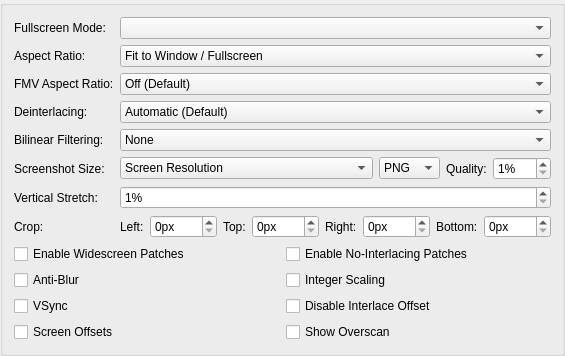
     <widget class="QGroupBox" name="gameDisplayTab">
      <attribute name="title">
       <string>Display</string>
      </attribute>
      <layout class="QFormLayout" name="formLayout_7">
       <item row="0" column="0">
        <widget class="QLabel" name="label_28">
         <property name="text">
          <string>Fullscreen Mode:</string>
         </property>
        </widget>
       </item>
       <item row="0" column="1">
        <widget class="QComboBox" name="fullscreenModes"/>
       </item>
       <item row="1" column="0">
        <widget class="QLabel" name="label_27">
         <property name="text">
          <string>Aspect Ratio:</string>
         </property>
        </widget>
       </item>
       <item row="1" column="1">
        <widget class="QComboBox" name="aspectRatio">
         <item>
          <property name="text">
           <string>Fit to Window / Fullscreen</string>
          </property>
         </item>
         <item>
          <property name="text">
           <string>Auto Standard (4:3 Interlaced / 3:2 Progressive)</string>
          </property>
         </item>
         <item>
          <property name="text">
           <string>Standard (4:3)</string>
          </property>
         </item>
         <item>
          <property name="text">
           <string>Widescreen (16:9)</string>
          </property>
         </item>
        </widget>
       </item>
       <item row="2" column="0">
        <widget class="QLabel" name="label_22">
         <property name="text">
          <string>FMV Aspect Ratio:</string>
         </property>
        </widget>
       </item>
       <item row="2" column="1">
        <widget class="QComboBox" name="fmvAspectRatio">
         <item>
          <property name="text">
           <string>Off (Default)</string>
          </property>
         </item>
         <item>
          <property name="text">
           <string>Auto Standard (4:3 Interlaced / 3:2 Progressive)</string>
          </property>
         </item>
         <item>
          <property name="text">
           <string>Standard (4:3)</string>
          </property>
         </item>
         <item>
          <property name="text">
           <string>Widescreen (16:9)</string>
          </property>
         </item>
        </widget>
       </item>
       <item row="3" column="0">
        <widget class="QLabel" name="label_23">
         <property name="text">
          <string>Deinterlacing:</string>
         </property>
        </widget>
       </item>
       <item row="3" column="1">
        <widget class="QComboBox" name="interlacing">
         <item>
          <property name="text">
           <string>Automatic (Default)</string>
          </property>
         </item>
         <item>
          <property name="text">
           <string>No Deinterlacing</string>
          </property>
         </item>
         <item>
          <property name="text">
           <string extracomment="Weave: deinterlacing method that can be translated or left as-is in English. Sawtooth: refers to the jagged effect weave deinterlacing has on motion.">Weave (Top Field First, Sawtooth)</string>
          </property>
         </item>
         <item>
          <property name="text">
           <string extracomment="Weave: deinterlacing method that can be translated or left as-is in English. Sawtooth: refers to the jagged effect weave deinterlacing has on motion.">Weave (Bottom Field First, Sawtooth)</string>
          </property>
         </item>
         <item>
          <property name="text">
           <string extracomment="Bob: deinterlacing method that refers to the way it makes video look like it's bobbing up and down.">Bob (Top Field First, Full Frames)</string>
          </property>
         </item>
         <item>
          <property name="text">
           <string extracomment="Bob: deinterlacing method that refers to the way it makes video look like it's bobbing up and down.">Bob (Bottom Field First, Full Frames)</string>
          </property>
         </item>
         <item>
          <property name="text">
           <string extracomment="Blend: deinterlacing method that blends the colors of the two frames, can be translated or left as-is in English.">Blend (Top Field First, Merge 2 Fields)</string>
          </property>
         </item>
         <item>
          <property name="text">
           <string extracomment="Blend: deinterlacing method that blends the colors of the two frames, can be translated or left as-is in English.">Blend (Bottom Field First, Merge 2 Fields)</string>
          </property>
         </item>
         <item>
          <property name="text">
           <string extracomment="Adaptive: deinterlacing method that should be translated.">Adaptive (Top Field First, Similar to Bob + Weave)</string>
          </property>
         </item>
         <item>
          <property name="text">
           <string extracomment="Adaptive: deinterlacing method that should be translated.">Adaptive (Bottom Field First, Similar to Bob + Weave)</string>
          </property>
         </item>
        </widget>
       </item>
       <item row="4" column="0">
        <widget class="QLabel" name="label_18">
         <property name="text">
          <string>Bilinear Filtering:</string>
         </property>
        </widget>
       </item>
       <item row="4" column="1">
        <widget class="QComboBox" name="bilinearFiltering">
         <item>
          <property name="text">
           <string>None</string>
          </property>
         </item>
         <item>
          <property name="text">
           <string extracomment="Smooth: Refers to the texture clarity.">Bilinear (Smooth)</string>
          </property>
         </item>
         <item>
          <property name="text">
           <string extracomment="Sharp: Refers to the texture clarity.">Bilinear (Sharp)</string>
          </property>
         </item>
        </widget>
       </item>
       <item row="6" column="0">
        <widget class="QLabel" name="label_24">
         <property name="text">
          <string>Vertical Stretch:</string>
         </property>
        </widget>
       </item>
       <item row="6" column="1">
        <widget class="QSpinBox" name="stretchY">
         <property name="suffix">
          <string extracomment="Percentage sign that shows next to a value. You might want to add a space before if your language requires it.">%</string>
         </property>
         <property name="minimum">
          <number>1</number>
         </property>
         <property name="maximum">
          <number>300</number>
         </property>
        </widget>
       </item>
       <item row="7" column="0">
        <widget class="QLabel" name="label_26">
         <property name="text">
          <string>Crop:</string>
         </property>
        </widget>
       </item>
       <item row="7" column="1">
        <layout class="QHBoxLayout" name="horizontalLayout_3" stretch="0,1,0,1,0,1,0,1">
         <item>
          <widget class="QLabel" name="label_39">
           <property name="text">
            <string extracomment="Warning: short space constraints. Abbreviate if necessary.">Left:</string>
           </property>
          </widget>
         </item>
         <item>
          <widget class="QSpinBox" name="cropLeft">
           <property name="suffix">
            <string>px</string>
           </property>
           <property name="maximum">
            <number>1000</number>
           </property>
          </widget>
         </item>
         <item>
          <widget class="QLabel" name="label_25">
           <property name="text">
            <string extracomment="Warning: short space constraints. Abbreviate if necessary.">Top:</string>
           </property>
          </widget>
         </item>
         <item>
          <widget class="QSpinBox" name="cropTop">
           <property name="suffix">
            <string>px</string>
           </property>
           <property name="maximum">
            <number>1000</number>
           </property>
          </widget>
         </item>
         <item>
          <widget class="QLabel" name="label_40">
           <property name="text">
            <string extracomment="Warning: short space constraints. Abbreviate if necessary.">Right:</string>
           </property>
          </widget>
         </item>
         <item>
          <widget class="QSpinBox" name="cropRight">
           <property name="suffix">
            <string>px</string>
           </property>
           <property name="maximum">
            <number>1000</number>
           </property>
          </widget>
         </item>
         <item>
          <widget class="QLabel" name="label_41">
           <property name="text">
            <string extracomment="Warning: short space constraints. Abbreviate if necessary.">Bottom:</string>
           </property>
          </widget>
         </item>
         <item>
          <widget class="QSpinBox" name="cropBottom">
           <property name="suffix">
            <string>px</string>
           </property>
           <property name="maximum">
            <number>1000</number>
           </property>
          </widget>
         </item>
        </layout>
       </item>
       <item row="8" column="0" colspan="2">
        <layout class="QGridLayout" name="gridLayout_5">
         <item row="3" column="0">
          <widget class="QCheckBox" name="PCRTCOffsets">
           <property name="text">
            <string>Screen Offsets</string>
           </property>
          </widget>
         </item>
         <item row="1" column="1">
          <widget class="QCheckBox" name="integerScaling">
           <property name="text">
            <string>Integer Scaling</string>
           </property>
          </widget>
         </item>
         <item row="2" column="0">
          <widget class="QCheckBox" name="vsync">
           <property name="text">
            <string>VSync</string>
           </property>
          </widget>
         </item>
         <item row="3" column="1">
          <widget class="QCheckBox" name="PCRTCOverscan">
           <property name="text">
            <string>Show Overscan</string>
           </property>
          </widget>
         </item>
         <item row="0" column="0">
          <widget class="QCheckBox" name="widescreenPatches">
           <property name="text">
            <string>Enable Widescreen Patches</string>
           </property>
          </widget>
         </item>
         <item row="0" column="1">
          <widget class="QCheckBox" name="noInterlacingPatches">
           <property name="text">
            <string>Enable No-Interlacing Patches</string>
           </property>
          </widget>
         </item>
         <item row="1" column="0">
          <widget class="QCheckBox" name="PCRTCAntiBlur">
           <property name="text">
            <string>Anti-Blur</string>
           </property>
           <property name="shortcut">
            <string>Ctrl+S</string>
           </property>
          </widget>
         </item>
         <item row="2" column="1">
          <widget class="QCheckBox" name="DisableInterlaceOffset">
           <property name="text">
            <string>Disable Interlace Offset</string>
           </property>
          </widget>
         </item>
        </layout>
       </item>
       <item row="5" column="0">
        <widget class="QLabel" name="label_21">
         <property name="text">
          <string>Screenshot Size:</string>
         </property>
        </widget>
       </item>
       <item row="5" column="1">
        <layout class="QHBoxLayout" name="horizontalLayout_2" stretch="1,0,0,0">
         <item>
          <widget class="QComboBox" name="screenshotSize">
           <item>
            <property name="text">
             <string>Screen Resolution</string>
            </property>
           </item>
           <item>
            <property name="text">
             <string>Internal Resolution</string>
            </property>
           </item>
           <item>
            <property name="text">
             <string>Internal Resolution (Aspect Uncorrected)</string>
            </property>
           </item>
          </widget>
         </item>
         <item>
          <widget class="QComboBox" name="screenshotFormat">
           <item>
            <property name="text">
             <string>PNG</string>
            </property>
           </item>
           <item>
            <property name="text">
             <string>JPEG</string>
            </property>
           </item>
          </widget>
         </item>
         <item>
          <widget class="QLabel" name="label_44">
           <property name="text">
            <string>Quality:</string>
           </property>
          </widget>
         </item>
         <item>
          <widget class="QSpinBox" name="screenshotQuality">
           <property name="suffix">
            <string>%</string>
           </property>
           <property name="minimum">
            <number>1</number>
           </property>
           <property name="maximum">
            <number>100</number>
           </property>
          </widget>
         </item>
        </layout>
       </item>
      </layout>
     </widget>
